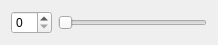
<?xml version="1.0" encoding="UTF-8"?>
<ui version="4.0">
 <class>SmallWidget</class>
 <widget class="QWidget" name="SmallWidget">
  <property name="geometry">
   <rect>
    <x>0</x>
    <y>0</y>
    <width>218</width>
    <height>40</height>
   </rect>
  </property>
  <property name="windowTitle">
   <string>Form</string>
  </property>
  <layout class="QHBoxLayout" name="horizontalLayout">
   <item>
    <widget class="QSpinBox" name="spinBox"/>
   </item>
   <item>
    <widget class="QSlider" name="horizontalSlider">
     <property name="orientation">
      <enum>Qt::Horizontal</enum>
     </property>
    </widget>
   </item>
  </layout>
 </widget>
 <resources/>
 <connections/>
</ui>
